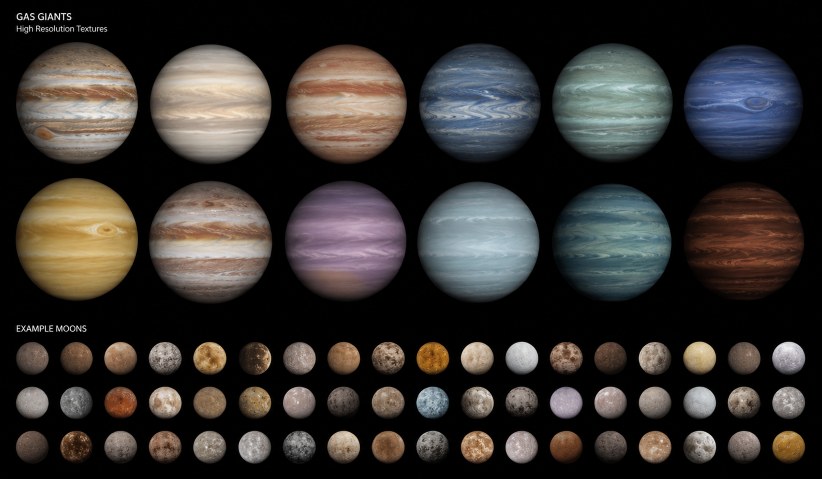
#> input picture image.png, 1643 x 957 px, found by its file name (shown at 1/2 size)
$ python prepare.py
#> lines starting #> are read from the running program, lines starting #| are printed output that depends on the picture; after the words box and inside, x2 and y2 are one past the last pixel; in counts of white or black regions, pixels touching at a corner belong together
#!/usr/bin/env python3
"""Turn the supplied planet artwork into the celestial textures the mod ships.

The artwork arrives as one contact sheet of gas giants and example moons, and a set of
ring renders. Neither is usable as a texture as delivered: the giants and moons sit on a
black sheet with no alpha, and half the ring renders have their own filename burned into
the picture. This crops each body out, cuts a circular alpha, flattens the limb darkening
the render baked in -- the mod lights these bodies itself, from wherever the sun actually
is, so a second set of shadows painted into the texture would fight it -- and writes a
manifest of what each texture turned out to be, so the mod can match a texture to the
giant it authored rather than picking blind.

Run it with `make celestial-textures`. It is a build-time step: the outputs are committed
and the game never sees this script.
"""

from __future__ import annotations

import argparse
import json
import math
import zipfile
from collections import deque
from dataclasses import dataclass, asdict
from pathlib import Path

import numpy as np
from PIL import Image

GIANT_SIZE = 256
MOON_SIZE = 64
RING_SIZE = 512

# Below this share of the sheet's brightest pixel a pixel is background rather than a body.
BODY_THRESHOLD = 12

# The sheet's own captions: any blob smaller than this is lettering, not a world.
MIN_BODY_PIXELS = 900

# How far the limb may be divided back up when the baked shading is flattened. Without a
# floor the darkest rim pixels amplify their own noise into a bright speckled ring.
MIN_VIGNETTE = 0.42

# Margin left around a cut-out body, as a multiple of its radius.
DISC_MARGIN = 1.06


@dataclass
class TextureRecord:
    id: str
    file: str
    kind: str
    red: float
    green: float
    blue: float
    # The body's own disc as a fraction of the texture's half-width; the rest is the margin
    # that keeps a resampled rim from touching the edge.
    disc_fraction: float = 1.0


@dataclass
class RingRecord(TextureRecord):
    # Where the ring sits in its own texture, so the mod can scale it to the ring it authored.
    outer_radius_fraction: float = 0.0
    inner_radius_fraction: float = 0.0
    baked_openness: float = 0.0


def components(mask: np.ndarray, min_pixels: int) -> list[tuple[int, int, int, int]]:
    """Bounding boxes of the connected blobs in `mask`, largest first."""
    height, width = mask.shape
    seen = np.zeros_like(mask, dtype=bool)
    found: list[tuple[int, int, int, int, int]] = []
    for y in range(height):
        for x in range(width):
            if not mask[y, x] or seen[y, x]:
                continue
            queue = deque([(y, x)])
            seen[y, x] = True
            count = 0
            min_x = max_x = x
            min_y = max_y = y
            while queue:
                cy, cx = queue.popleft()
                count += 1
                min_x, max_x = min(min_x, cx), max(max_x, cx)
                min_y, max_y = min(min_y, cy), max(max_y, cy)
                for dy, dx in ((1, 0), (-1, 0), (0, 1), (0, -1), (1, 1), (1, -1), (-1, 1), (-1, -1)):
                    ny, nx = cy + dy, cx + dx
                    if 0 <= ny < height and 0 <= nx < width and mask[ny, nx] and not seen[ny, nx]:
                        seen[ny, nx] = True
                        queue.append((ny, nx))
            if count >= min_pixels:
                found.append((count, min_x, min_y, max_x, max_y))
    found.sort(key=lambda blob: blob[0], reverse=True)
    return [(x0, y0, x1, y1) for _, x0, y0, x1, y1 in found]


def cut_disc(sheet: np.ndarray, box: tuple[int, int, int, int], size: int) -> tuple[Image.Image, tuple[float, float, float]]:
    """Crop one body, give it a circular alpha, and divide out its baked limb darkening."""
    x0, y0, x1, y1 = box
    centre_x = (x0 + x1) / 2.0
    centre_y = (y0 + y1) / 2.0
    radius = max(x1 - x0, y1 - y0) / 2.0

    # A square window a little wider than the body, so the rim keeps a transparent margin.
    half = radius * DISC_MARGIN
    left = int(round(centre_x - half))
    top = int(round(centre_y - half))
    span = int(round(half * 2))
    crop = np.zeros((span, span, 3), dtype=float)
    src = sheet[max(0, top):top + span, max(0, left):left + span].astype(float)
    crop[: src.shape[0], : src.shape[1]] = src

    ys, xs = np.mgrid[0:span, 0:span]
    distance = np.hypot(xs - (span - 1) / 2.0, ys - (span - 1) / 2.0) / radius

    # The render lit these spheres from the front and let the limb fall off. Measure that
    # falloff as a function of radius and divide it back out, so what is left is the body's
    # own colour and the mod can light it for itself.
    luminance = crop.sum(axis=2) / 3.0
    profile = np.ones(24)
    for step in range(24):
        band = (distance >= step / 24.0) & (distance < (step + 1) / 24.0)
        if band.any():
            profile[step] = luminance[band].mean()
    profile /= max(profile[:6].mean(), 1e-6)
    profile = np.clip(profile, MIN_VIGNETTE, 4.0)
    correction = np.interp(np.clip(distance, 0, 0.999) * 24.0, np.arange(24), profile)
    flattened = np.clip(crop / correction[..., None], 0, 255)

    alpha = np.clip((1.0 - distance) * radius * 1.5 + 0.5, 0.0, 1.0) * 255.0
    rgba = np.dstack([flattened, alpha]).astype(np.uint8)
    image = Image.fromarray(rgba, "RGBA").resize((size, size), Image.LANCZOS)

    inner = distance < 0.82
    mean = crop[inner].reshape(-1, 3).mean(axis=0) / 255.0
    return image, (float(mean[0]), float(mean[1]), float(mean[2]))


# [94 lines left out: functions strip_caption, prepare_ring, not called in this run]


def main() -> None:
    parser = argparse.ArgumentParser(description=__doc__)
    parser.add_argument("--sheet", type=Path, default=Path("image.png"))
    parser.add_argument("--rings", type=Path, default=Path("ring_assets.zip"))
    parser.add_argument("--out", type=Path, default=Path("assets/astraextera/textures/celestial"))
    parser.add_argument("--manifest", type=Path, default=Path("assets/astraextera/config/celestial-textures.json"))
    arguments = parser.parse_args()

    arguments.out.mkdir(parents=True, exist_ok=True)
    arguments.manifest.parent.mkdir(parents=True, exist_ok=True)
    records: list[TextureRecord] = []

    sheet = np.array(Image.open(arguments.sheet).convert("RGB"))
#> sheet is the input picture: shape (957, 1643, 3); mean R, G, B 53.2, 49.3, 46.2
    mask = sheet.sum(axis=2) > BODY_THRESHOLD * 3
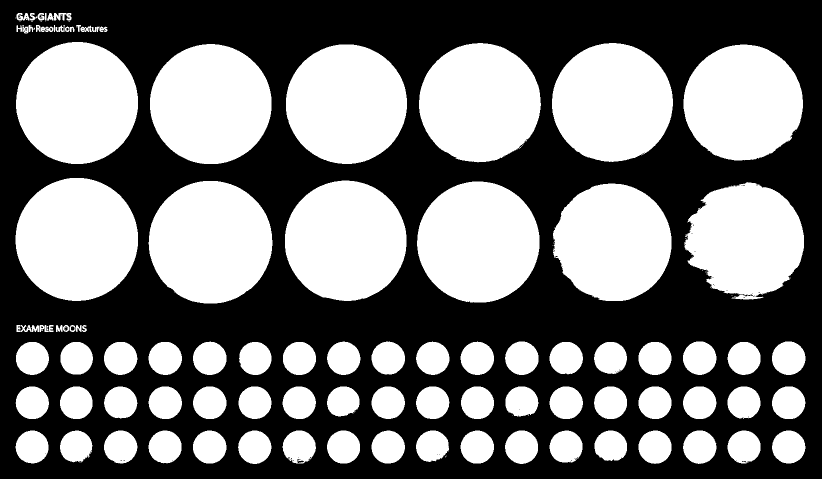
#> mask: shape (957, 1643) bool (shown at 1/2 size); 46.5% white; 140 white regions (51 under 20 px), largest, box (x1, y1, x2, y2) and area: (297, 362, 545, 607) 47645, (31, 356, 276, 602) 47364, (32, 84, 276, 328) 46688
    blobs = components(mask, MIN_BODY_PIXELS)
#> blobs = 66 items, first 6: (297, 362, 544, 606), (31, 356, 275, 601), (32, 84, 275, 327), (834, 363, 1078, 604), (570, 361, 812, 601), (300, 88, 542, 327)

    giants = sorted(
        (box for box in blobs if (box[2] - box[0]) > 150),
        key=lambda box: (box[1] // 200, box[0]),
    )
#> giants = 12 items, first 6: (32, 84, 275, 327), (300, 88, 542, 327), (572, 89, 813, 327), (838, 86, 1081, 324), (1104, 86, 1345, 323), (1367, 89, 1605, 320)
    moons = sorted(
        (box for box in blobs if 30 < (box[2] - box[0]) <= 150),
        key=lambda box: (box[1] // 60, box[0]),
    )
#> moons = 54 items, first 6: (32, 684, 97, 749), (121, 684, 185, 748), (208, 684, 274, 749), (297, 684, 363, 749), (386, 683, 452, 749), (478, 684, 542, 749)

    for index, box in enumerate(giants, start=1):
        image, colour = cut_disc(sheet, box, GIANT_SIZE)
        name = f"gas-giant-{index:02d}"
        image.save(arguments.out / f"{name}.png", optimize=True)
        records.append(
            TextureRecord(name, f"{name}.png", "giant", *[round(c, 4) for c in colour], round(1.0 / DISC_MARGIN, 4))
        )
#> this loop made 12 passes
#> (x0 in cut_disc, y0 in cut_disc, x1 in cut_disc, y1 in cut_disc, centre_x in cut_disc, centre_y in cut_disc, radius in cut_disc, half in cut_disc) on passes 1 to 12: (32, 84, 275, 327, 153.5, 205.5, 121.5, 128.8), (300, 88, 542, 327, 421, 207.5, 121, 128.3), (572, 89, 813, 327, 692.5, 208, 120.5, 127.7), (838, 86, 1081, 324, 959.5, 205, 121.5, 128.8), (1104, 86, 1345, 323, 1224.5, 204.5, 120.5, 127.7), (1367, 89, 1605, 320, 1486, 204.5, 119, 126.1), (31, 356, 275, 601, 153, 478.5, 122.5, 129.8), (297, 362, 544, 606, 420.5, 484, 123.5, 130.9), (570, 361, 812, 601, 691, 481, 121, 128.3), (834, 363, 1078, 604, 956, 483.5, 122, 129.3), (1106, 367, 1342, 601, 1224, 484, 118, 125.1), (1369, 364, 1607, 598, 1488, 481, 119, 126.1)
#> pass 1, in cut_disc, `ys, xs = np.mgrid[0:span, 0:span]`:
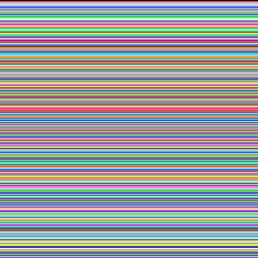
#> ys: shape (258, 258) int64; 258 distinct labels, from 0 to 257; one colour per label, 0 black
#> pass 1, in cut_disc, `distance = np.hypot(xs - (span - 1) / 2.0, ys - (span - 1) / 2.0) / ra..`:
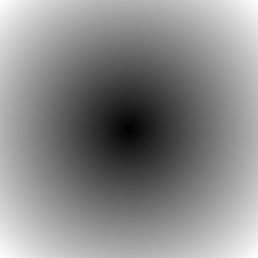
#> distance: shape (258, 258) float64; min 0.00582, max 1.5, mean 0.812; drawn with min black and max white
#> after the loop:
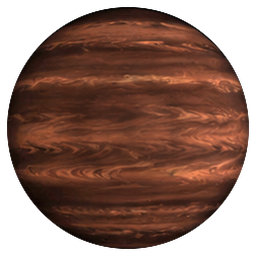
#> image: PIL image 256x256 RGBA; mean R, G, B, A 68.8, 37.9, 26.5, 178.7; transparent parts drawn white
#> after the loop, records = 12 items

    for index, box in enumerate(moons, start=1):
        image, colour = cut_disc(sheet, box, MOON_SIZE)
        name = f"moon-{index:02d}"
        image.save(arguments.out / f"{name}.png", optimize=True)
        records.append(
            TextureRecord(name, f"{name}.png", "moon", *[round(c, 4) for c in colour], round(1.0 / DISC_MARGIN, 4))
        )
#> this loop made 54 passes
#> (x0 in cut_disc, y0 in cut_disc, x1 in cut_disc, y1 in cut_disc, centre_x in cut_disc, centre_y in cut_disc, radius in cut_disc, half in cut_disc) on passes 1 to 12: (32, 684, 97, 749, 64.5, 716.5, 32.5, 34.45), (121, 684, 185, 748, 153, 716, 32, 33.92), (208, 684, 274, 749, 241, 716.5, 33, 34.98), (297, 684, 363, 749, 330, 716.5, 33, 34.98), (386, 683, 452, 749, 419, 716, 33, 34.98), (478, 684, 542, 749, 510, 716.5, 32.5, 34.45), (566, 684, 631, 749, 598.5, 716.5, 32.5, 34.45), (654, 683, 720, 749, 687, 716, 33, 34.98), (743, 683, 809, 748, 776, 715.5, 33, 34.98), (832, 683, 898, 749, 865, 716, 33, 34.98), (921, 683, 987, 749, 954, 716, 33, 34.98), (1010, 683, 1076, 749, 1043, 716, 33, 34.98)
#> box on passes 39 to 44: (208, 861, 274, 926), (297, 861, 362, 926), (386, 861, 452, 926), (476, 861, 542, 927), (565, 861, 631, 926), (654, 861, 719, 926)
#> pass 1, in cut_disc (call 13), `src = sheet[max(0, top):top + span, max(0, left):left + span].astype(f..`:
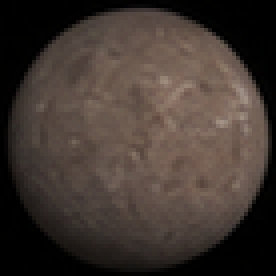
#> src: shape (69, 69, 3) float64 (shown 4 times larger); mean R, G, B 65.2, 54.8, 49
#> pass 1, in cut_disc (call 13), `ys, xs = np.mgrid[0:span, 0:span]`:
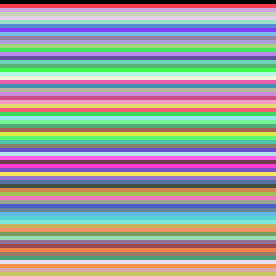
#> ys: shape (69, 69) int64 (shown 4 times larger); 69 distinct labels, from 0 to 68; one colour per label, 0 black
#> after the loop:
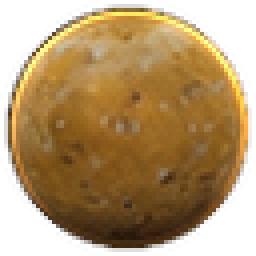
#> image: PIL image 64x64 RGBA (shown 4 times larger); mean R, G, B, A 108.2, 78.9, 37.3, 178; transparent parts drawn white

#> (the run stopped early here; a loop or call above may not have finished)

$ run again, with astra_extera.png copied over image.png
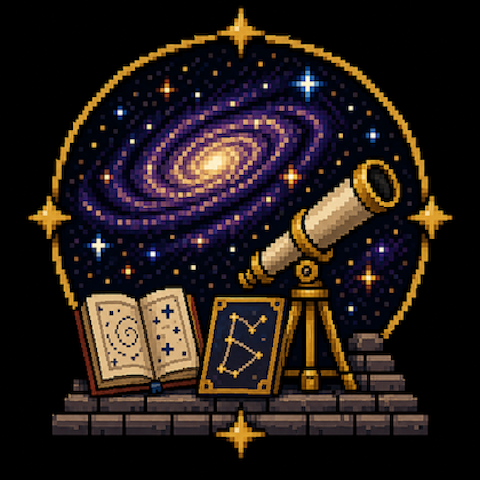
#> input picture astra_extera.png, 480 x 480 px, found by its file name
#> in main, `mask = sheet.sum(axis=2) > BODY_THRESHOLD * 3`:
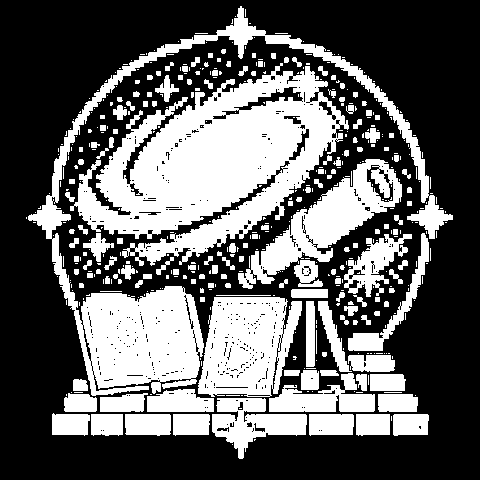
#> mask: shape (480, 480) bool; 38.4% white; 507 white regions (351 under 20 px), largest, box (x1, y1, x2, y2) and area: (70, 63, 349, 266) 27669, (28, 6, 453, 396) 18086, (198, 297, 302, 397) 7670
#> blobs = [(70, 63, 348, 265), (28, 6, 452, 395), (198, 297, 301, 396), (238, 159, 401, 288), (212, 398, 306, 458), (269, 373, 374, 411), (344, 234, 411, 296), (348, 233, 428, 350), (147, 389, 213, 411), (125, 414, 170, 435), (309, 414, 353, 435)]
#> giants = [(28, 6, 452, 395), (70, 63, 348, 265), (238, 159, 401, 288)]
#> moons = [(344, 234, 411, 296), (348, 233, 428, 350), (198, 297, 301, 396), (125, 414, 170, 435), (147, 389, 213, 411), (212, 398, 306, 458), (269, 373, 374, 411), (309, 414, 353, 435)]
#> the loop in main, `for index, box in enumerate(giants, start=1):` made 3 passes
#> (x0 in cut_disc, y0 in cut_disc, x1 in cut_disc, y1 in cut_disc, centre_x in cut_disc, centre_y in cut_disc, radius in cut_disc, half in cut_disc) on passes 1 to 3: (28, 6, 452, 395, 240, 200.5, 212, 224.7), (70, 63, 348, 265, 209, 164, 139, 147.3), (238, 159, 401, 288, 319.5, 223.5, 81.5, 86.39)
#> after the loop in main, `for index, box in enumerate(giants, start=1):`: records = 3 items
#> the loop in main, `for index, box in enumerate(moons, start=1):` made 8 passes
#> (x0 in cut_disc, y0 in cut_disc, x1 in cut_disc, y1 in cut_disc, centre_x in cut_disc, centre_y in cut_disc, radius in cut_disc, half in cut_disc) on passes 1 to 8: (344, 234, 411, 296, 377.5, 265, 33.5, 35.51), (348, 233, 428, 350, 388, 291.5, 58.5, 62.01), (198, 297, 301, 396, 249.5, 346.5, 51.5, 54.59), (125, 414, 170, 435, 147.5, 424.5, 22.5, 23.85), (147, 389, 213, 411, 180, 400, 33, 34.98), (212, 398, 306, 458, 259, 428, 47, 49.82), (269, 373, 374, 411, 321.5, 392, 52.5, 55.65), (309, 414, 353, 435, 331, 424.5, 22, 23.32)
#> after the loop in main, `for index, box in enumerate(moons, start=1):`:
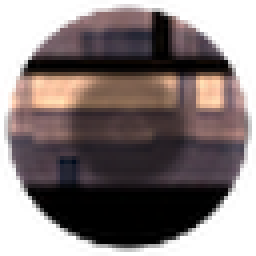
#> image: PIL image 64x64 RGBA (shown 4 times larger); mean R, G, B, A 57.2, 45.5, 45.1, 175.3; transparent parts drawn white
#> after the loop in main, `for index, box in enumerate(moons, start=1):`: records = 11 items
